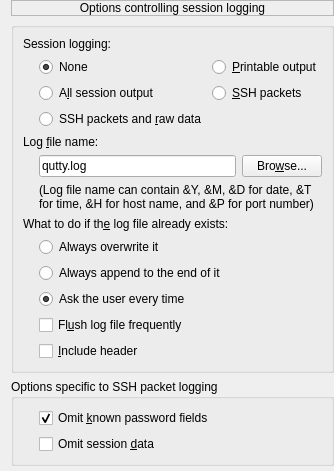
     <widget class="QWidget" name="page_2">
      <layout class="QVBoxLayout" name="verticalLayout_20">
       <property name="topMargin">
        <number>0</number>
       </property>
       <property name="rightMargin">
        <number>0</number>
       </property>
       <property name="bottomMargin">
        <number>0</number>
       </property>
       <item>
        <widget class="QLabel" name="label_2">
         <property name="layoutDirection">
          <enum>Qt::LayoutDirection::LeftToRight</enum>
         </property>
         <property name="frameShape">
          <enum>QFrame::Shape::StyledPanel</enum>
         </property>
         <property name="text">
          <string>Options controlling session logging</string>
         </property>
         <property name="alignment">
          <set>Qt::AlignmentFlag::AlignCenter</set>
         </property>
         <property name="margin">
          <number>2</number>
         </property>
        </widget>
       </item>
       <item>
        <widget class="QGroupBox" name="groupBox_4">
         <property name="sizePolicy">
          <sizepolicy hsizetype="Preferred" vsizetype="Maximum">
           <horstretch>0</horstretch>
           <verstretch>0</verstretch>
          </sizepolicy>
         </property>
         <property name="title">
          <string/>
         </property>
         <property name="flat">
          <bool>true</bool>
         </property>
         <layout class="QGridLayout" name="gridLayout_35">
          <item row="4" column="0" colspan="3">
           <widget class="QLabel" name="label_3">
            <property name="text">
             <string>Log &amp;file name:</string>
            </property>
            <property name="buddy">
             <cstring>le_sessionlog_filename</cstring>
            </property>
           </widget>
          </item>
          <item row="1" column="2">
           <widget class="QRadioButton" name="rb_sessionlog_printout">
            <property name="sizePolicy">
             <sizepolicy hsizetype="Minimum" vsizetype="Fixed">
              <horstretch>0</horstretch>
              <verstretch>0</verstretch>
             </sizepolicy>
            </property>
            <property name="text">
             <string>&amp;Printable output</string>
            </property>
            <attribute name="buttonGroup">
             <string notr="true">gp_seslog</string>
            </attribute>
           </widget>
          </item>
          <item row="8" column="1" colspan="2">
           <widget class="QRadioButton" name="rb_sessionlog_overwrite">
            <property name="text">
             <string>Always overwrite it</string>
            </property>
            <attribute name="buttonGroup">
             <string notr="true">gp_logfile</string>
            </attribute>
           </widget>
          </item>
          <item row="11" column="1" colspan="2">
           <widget class="QCheckBox" name="chb_sessionlog_flush">
            <property name="text">
             <string>Fl&amp;ush log file frequently</string>
            </property>
            <property name="checked">
             <bool>false</bool>
            </property>
           </widget>
          </item>
          <item row="1" column="1">
           <widget class="QRadioButton" name="rb_sessionlog_none">
            <property name="sizePolicy">
             <sizepolicy hsizetype="Minimum" vsizetype="Fixed">
              <horstretch>0</horstretch>
              <verstretch>0</verstretch>
             </sizepolicy>
            </property>
            <property name="text">
             <string>None</string>
            </property>
            <property name="checked">
             <bool>true</bool>
            </property>
            <attribute name="buttonGroup">
             <string notr="true">gp_seslog</string>
            </attribute>
           </widget>
          </item>
          <item row="7" column="0" colspan="3">
           <widget class="QLabel" name="lb_sessionlog">
            <property name="text">
             <string>What to do if th&amp;e log file already exists:</string>
            </property>
            <property name="buddy">
             <cstring>rb_sessionlog_overwrite</cstring>
            </property>
           </widget>
          </item>
          <item row="6" column="1" colspan="2">
           <widget class="QLabel" name="label_4">
            <property name="sizePolicy">
             <sizepolicy hsizetype="Expanding" vsizetype="Preferred">
              <horstretch>0</horstretch>
              <verstretch>0</verstretch>
             </sizepolicy>
            </property>
            <property name="lineWidth">
             <number>1</number>
            </property>
            <property name="text">
             <string>(Log file name can contain &amp;Y, &amp;M, &amp;D for date, &amp;T for time, &amp;H for host name, and &amp;P for port number)</string>
            </property>
            <property name="textFormat">
             <enum>Qt::TextFormat::PlainText</enum>
            </property>
            <property name="scaledContents">
             <bool>false</bool>
            </property>
            <property name="wordWrap">
             <bool>true</bool>
            </property>
           </widget>
          </item>
          <item row="2" column="2">
           <widget class="QRadioButton" name="rb_sessionlog_sshpacket">
            <property name="text">
             <string>&amp;SSH packets</string>
            </property>
            <attribute name="buttonGroup">
             <string notr="true">gp_seslog</string>
            </attribute>
           </widget>
          </item>
          <item row="5" column="1" colspan="2">
           <layout class="QHBoxLayout" name="horizontalLayout_4">
            <item>
             <widget class="QLineEdit" name="le_sessionlog_filename">
              <property name="text">
               <string>qutty.log</string>
              </property>
             </widget>
            </item>
            <item>
             <widget class="QPushButton" name="btn_sessionlog_filename_browse">
              <property name="sizePolicy">
               <sizepolicy hsizetype="Preferred" vsizetype="Fixed">
                <horstretch>0</horstretch>
                <verstretch>0</verstretch>
               </sizepolicy>
              </property>
              <property name="text">
               <string>Bro&amp;wse...</string>
              </property>
             </widget>
            </item>
           </layout>
          </item>
          <item row="3" column="1">
           <widget class="QRadioButton" name="rb_sessionlog_rawdata">
            <property name="text">
             <string>SSH packets and &amp;raw data</string>
            </property>
            <attribute name="buttonGroup">
             <string notr="true">gp_seslog</string>
            </attribute>
           </widget>
          </item>
          <item row="2" column="1">
           <widget class="QRadioButton" name="rb_sessionlog_alloutput">
            <property name="text">
             <string>A&amp;ll session output</string>
            </property>
            <attribute name="buttonGroup">
             <string notr="true">gp_seslog</string>
            </attribute>
           </widget>
          </item>
          <item row="1" column="0">
           <widget class="QWidget" name="widget_11" native="true">
            <property name="sizePolicy">
             <sizepolicy hsizetype="Fixed" vsizetype="Fixed">
              <horstretch>0</horstretch>
              <verstretch>0</verstretch>
             </sizepolicy>
            </property>
            <property name="minimumSize">
             <size>
              <width>10</width>
              <height>10</height>
             </size>
            </property>
            <property name="maximumSize">
             <size>
              <width>10</width>
              <height>10</height>
             </size>
            </property>
           </widget>
          </item>
          <item row="0" column="0" colspan="3">
           <widget class="QLabel" name="label_5">
            <property name="text">
             <string>Session logging:</string>
            </property>
           </widget>
          </item>
          <item row="9" column="1" colspan="2">
           <widget class="QRadioButton" name="rb_sessionlog_append">
            <property name="text">
             <string>Always append to the end of it</string>
            </property>
            <attribute name="buttonGroup">
             <string notr="true">gp_logfile</string>
            </attribute>
           </widget>
          </item>
          <item row="10" column="1" colspan="2">
           <widget class="QRadioButton" name="rb_sessionlog_askuser">
            <property name="text">
             <string>Ask the user every time</string>
            </property>
            <property name="checked">
             <bool>true</bool>
            </property>
            <attribute name="buttonGroup">
             <string notr="true">gp_logfile</string>
            </attribute>
           </widget>
          </item>
          <item row="12" column="1" colspan="2">
           <widget class="QCheckBox" name="chb_logheader">
            <property name="text">
             <string>&amp;Include header</string>
            </property>
            <property name="checked">
             <bool>false</bool>
            </property>
           </widget>
          </item>
         </layout>
        </widget>
       </item>
       <item>
        <widget class="QGroupBox" name="groupBox_5">
         <property name="sizePolicy">
          <sizepolicy hsizetype="Preferred" vsizetype="Maximum">
           <horstretch>0</horstretch>
           <verstretch>0</verstretch>
          </sizepolicy>
         </property>
         <property name="title">
          <string>Options specific to SSH packet logging</string>
         </property>
         <property name="flat">
          <bool>true</bool>
         </property>
         <property name="checkable">
          <bool>false</bool>
         </property>
         <layout class="QGridLayout" name="gridLayout_26">
          <item row="1" column="1">
           <widget class="QCheckBox" name="chb_sessionlog_omitdata">
            <property name="text">
             <string>Omit session &amp;data</string>
            </property>
           </widget>
          </item>
          <item row="0" column="1">
           <widget class="QCheckBox" name="chb_sessionlog_omitpasswd">
            <property name="text">
             <string>Omit &amp;known password fields</string>
            </property>
            <property name="checked">
             <bool>true</bool>
            </property>
           </widget>
          </item>
          <item row="0" column="0">
           <widget class="QWidget" name="widget_28" native="true">
            <property name="sizePolicy">
             <sizepolicy hsizetype="Fixed" vsizetype="Fixed">
              <horstretch>0</horstretch>
              <verstretch>0</verstretch>
             </sizepolicy>
            </property>
            <property name="minimumSize">
             <size>
              <width>10</width>
              <height>10</height>
             </size>
            </property>
            <property name="maximumSize">
             <size>
              <width>10</width>
              <height>10</height>
             </size>
            </property>
           </widget>
          </item>
         </layout>
        </widget>
       </item>
       <item>
        <spacer name="verticalSpacer_12">
         <property name="orientation">
          <enum>Qt::Orientation::Vertical</enum>
         </property>
         <property name="sizeHint" stdset="0">
          <size>
           <width>20</width>
           <height>5</height>
          </size>
         </property>
        </spacer>
       </item>
      </layout>
     </widget>
